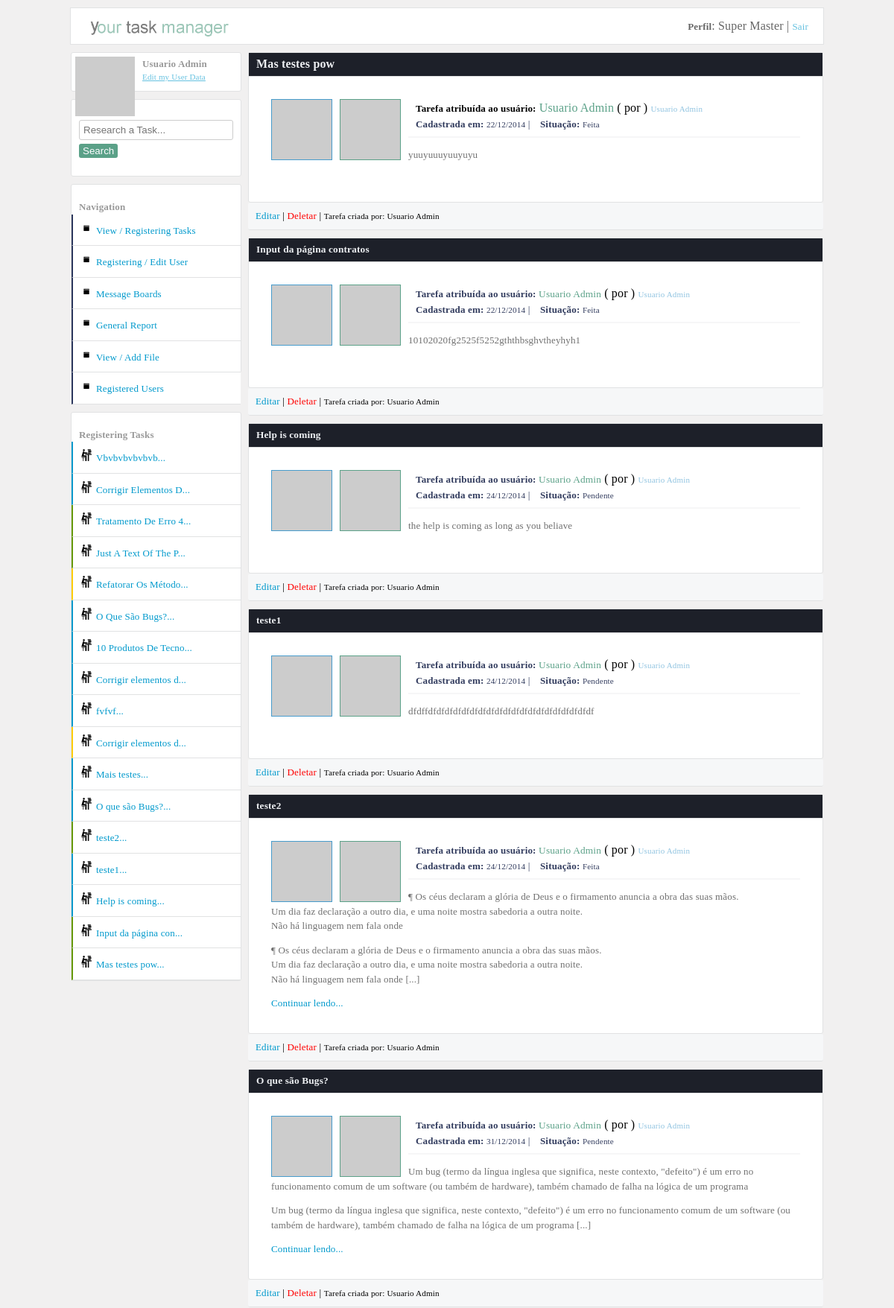
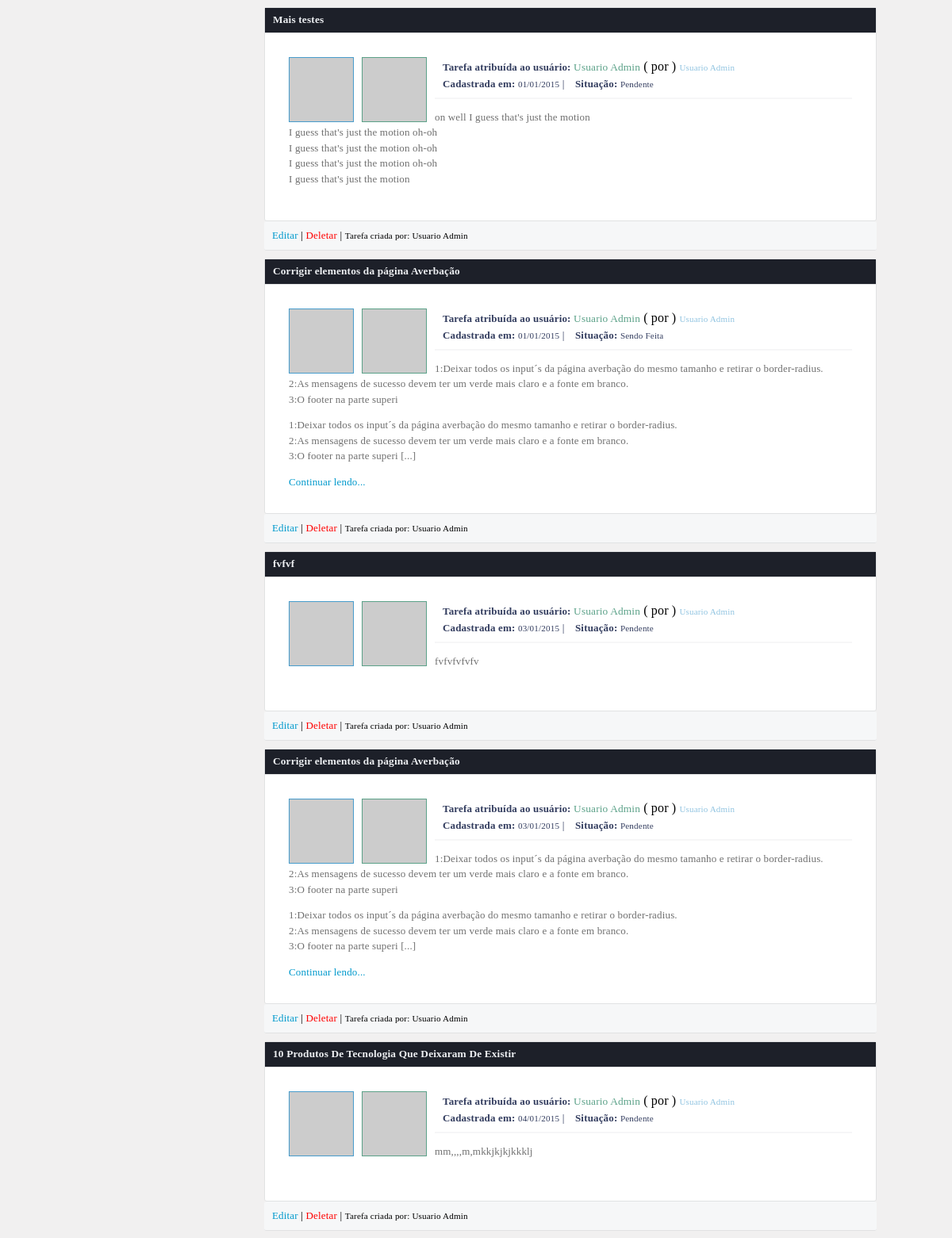
The app's page /dashboard.php?tarefasCadaUsuario&id=12 (signed in, upper part) with its own data (2 pictures, top to bottom).
### tables this page shows
CREATE TABLE IF NOT EXISTS `tarefas` (
  `id` int(11) NOT NULL AUTO_INCREMENT,
  `titulo` varchar(50) NOT NULL,
  `texto` text NOT NULL,
  `vinculoUsuario` int(11) NOT NULL,
  `dataCadastro` varchar(10) NOT NULL,
  `situacao` int(11) DEFAULT NULL,
  `dataAcao` varchar(10) DEFAULT NULL,
  `criadorDaTarefa` int(11) NOT NULL,
  PRIMARY KEY (`id`),
  KEY `fk_criador_da_tarefa` (`criadorDaTarefa`),
  KEY `fk_quem_vai_fazer_a_tarefa` (`vinculoUsuario`)
);

CREATE TABLE IF NOT EXISTS `usuarios` (
  `id` int(11) NOT NULL AUTO_INCREMENT,
  `nome` varchar(40) NOT NULL,
  `login` varchar(40) NOT NULL,
  `senha` varchar(10) NOT NULL,
  `dataCadastro` varchar(10) NOT NULL,
  `perfil` int(11) NOT NULL,
  `perfil_master_master` int(11) DEFAULT NULL,
  PRIMARY KEY (`id`)
);

### config/Container.class.php (called while the page is built, shortened)
<?php
class Container
{
	public static function getUsuario()
	{
		$usuario = new UsuarioModel(self::getConexao());
		return $usuario;
	}
	public static function getConexao()
	{
		return $conexao = Conexao::connect();
	}
}

### models/UsuarioModel.class.php (called while the page is built, shortened)
<?php
class UsuarioModel
{
	private $tableName = "usuarios";
	private $db;
	public function __construct(PDO $conexao)
	{
		$this->db = $conexao;
	}
	public function listarWhere($campo, $valor)
	{
		if ($campo == "id")
		{
			$valor = (int) $valor;
		}
		$query = $this->db->prepare("select * from {$this->tableName} where {$campo} = ?");
		$query->execute(array($valor));
		return $query->fetchAll(PDO::FETCH_OBJ);
	}
	public function colecaoUsuarioTarefas()
	{
		$query = $this->db->prepare("select usuarios.id as idUsuario, tarefas.id as idTarefas,
        nome, login, perfil, usuarios.dataCadastro as usuarioDataDoCadastro,
        titulo, texto, tarefas.dataCadastro as tarefasDataDoCadastro,
        situacao, dataAcao, criadorDaTarefa, vinculoUsuario
        from usuarios join tarefas on tarefas.criadorDaTarefa =
        usuarios.id order by tarefas.id desc");
        $query->execute();
		return $query->fetchAll(PDO::FETCH_OBJ);
	}
	public function colecaoUsuarioTarefasWhere($campo, $valor)
	{
		$query = $this->db->prepare("select usuarios.id as idUsuario, tarefas.id as idTarefas,
        nome, login, perfil, usuarios.dataCadastro as usuarioDataDoCadastro,
        titulo, texto, tarefas.dataCadastro as tarefasDataDoCadastro,
        situacao, dataAcao, criadorDaTarefa, vinculoUsuario
        from usuarios join tarefas on tarefas.criadorDaTarefa =
        usuarios.id where {$campo} = ?");
        $query->execute(array($valor));
		return $query->fetchAll(PDO::FETCH_OBJ);
	}
	public function __destruct()
	{
		$fechaConexao = $this->db = null;
	}
}

### utilidades/functions.php (called while the page is built, shortened)
<?php
function DelimitarPorTamnho($entrada,$tamanho,$acabamento)
{
	$saida = str_split($entrada,$tamanho);
  return $saida[0].$acabamento;
}
function Delimitar($d,$entrada,$p)
{
	$saida = explode($d,$entrada);
	return $saida[$p];
}
function situacaoTarefa($situacao)
{
	if ($situacao == "1")
	{
		return "Pendente";
	}
	elseif ($situacao == "2")
	{
		return "Sendo Feita";
	}
	elseif ($situacao == "3")
	{
		return "Feita";
	}
}
function requisicaoGravatarAPI($email,$size)
{
   return $grav_url = "http://www.gravatar.com/avatar/" . md5( strtolower( trim( $email ) ) ) . "?s=" . $size;
}

### config/translation_en.php (called while the page is built, shortened)
<?php
$captions_menu_left["caption_menu_left_perfil"] = "Edit my User Data";
$captions_menu_left["caption_menu_left_input"] = "Research a Task...";
$captions_menu_left["caption_menu_left_button_pesquisar"] = "Search";
$captions_menu_left["caption_menu_left_navigation"] = "Navigation";
$captions_menu_left["01"] = "View / Registering Tasks";
$captions_menu_left["02"] = "Registering / Edit User";
$captions_menu_left["03"] = "Message Boards";
$captions_menu_left["04"] = "General Report";
$captions_menu_left["05"] = "Registered Users";
$captions_menu_left["06"] = "View / Add File";
$captions_menu_left["caption_menu_left_usuarios"] = "Users";
$captions_menu_left["caption_menu_left_descricao_de_acao"] = "Click on the users for list every tasks registered for them";
$captions_menu_left["caption_menu_left_tarefas"] = "Registering Tasks";

### layout_parts/area_result_post_cada_usuario.php (the view, shortened to what this page needs)
<?php
foreach($usuario->colecaoUsuarioTarefasWhere("criadorDaTarefa",$id) as $listar):
	$emailCriadorTarefa = $listar->login;
foreach($usuario->listarWhere("id",$listar->vinculoUsuario) as $list)
{
	$_nomeDoUsuarioTarefaAtibuida = $list->nome;
	$emailVinculoUsuario = $list->login;
}
?>
<section class="areas apresenta-tarefas">
<h1 class="h1-title-tarefas"><?php echo $listar->titulo; ?></h1>
<div class="info-areas">
<img class="img-perfil-recados criador" src="<?php echo requisicaoGravatarAPI($emailCriadorTarefa,40); ?>" alt="" />
<img class="img-perfil-recados recebeu" src="<?php echo requisicaoGravatarAPI($emailVinculoUsuario,40); ?>" alt="" />
<b>Tarefa atribuída ao usuário:</b> <span class="time-line-nome"><?php echo $_nomeDoUsuarioTarefaAtibuida; ?></span></small> ( por ) <small><span class="time-line-data"><?php echo $listar->nome; ?></span><br>
<b>Cadastrada em:</b> <small><?php echo $listar->tarefasDataDoCadastro; ?></small> |
<b>Situação:</b> <small><?php echo situacaoTarefa($listar->situacao); ?></small> <br>
<hr>
<p><?php echo nl2br(DelimitarPorTamnho($listar->texto, 200, "")); ?></p>
<?php
if (strlen($listar->texto) > 200):
?>
<p><?php echo nl2br(DelimitarPorTamnho($listar->texto, 200, " [...]")); ?></p>
<a href="visualizar_tarefa_completa.php?textoCompleto&id=<?php echo $listar->idTarefas; ?>" title="Ler a tarefa completa">Continuar lendo...</a>
<?php endif; ?>
</div>
</section>
<div class="footer-areas">
<?php
if ($_SESSION["perfil"] == "1")
{
	include("controle_editar_deletar_tarefas.php");
}
?>
</div>
<?php endforeach; ?>

### layout_parts/controle_editar_deletar_tarefas.php (shortened to what this page needs)
<a href="editar_tarefas.php?editar&id=<?php echo $listar->idTarefas;?>" class="editar" title="Editar essa Tarefa">Editar</a> |
<a href="tarefa_controller.php?deletar&id=<?php echo $listar->idTarefas;?>" class="deletar" title="Deletar essa Tarefa">Deletar</a> |
<small>Tarefa criada por: <?php echo $listar->nome; ?></small>

### layout_parts/area_left.php (shortened to what this page needs)
<div id="main-area-left">
<section class="left">
<img class="img-perfil-recados-banner" src="<?php echo requisicaoGravatarAPI($_SESSION["login"],40); ?>" alt="" />
<div class="inperfil">
    <b><?php echo Delimitar(" ",$_SESSION["nome"],0) . " " . Delimitar(" ",$_SESSION["nome"],1); ?></b> <br>
    <a href="alterar_meus_dados.php?alterarMeusDados"><?php echo $captions_menu_left["caption_menu_left_perfil"]; ?></a>
</div>
</section>
<section class="left">
<div class="div_oculta_left">
<form method="get" action="dashboard.php">
	<input type="search" name="input_pesquisa" id="input_pesquisa" placeholder="<?php echo $captions_menu_left["caption_menu_left_input"]; ?>">
	<button type="submit" class="button-postar"><?php echo $captions_menu_left["caption_menu_left_button_pesquisar"] ; ?></button>
</form>
</div>
</section>
<section class="left">
<br>
<b><?php echo $captions_menu_left["caption_menu_left_navigation"]; ?></b>
<ul id="menu-left" class="cadastrar-usuario">
	<li><a href="dashboard.php?pagina=0"><?php echo $captions_menu_left["01"]; ?></a></li>
	<?php if ($_SESSION["perfil"] == "1"): ?>
	<li><a href="cadastrar_usuarios.php"><?php echo $captions_menu_left["02"]; ?></a></li>
	<?php endif; ?>
	<li><a href="pagina_de_recados.php"><?php echo $captions_menu_left["03"]; ?></a></li>
	<li><a href="relatorio_geral.php"><?php echo $captions_menu_left["04"]; ?></a></li>
	<li><a href="adicionar_arquivos.php"><?php echo $captions_menu_left["06"]; ?></a></li>
</ul>
</section>
<ul id="menu-left" class="cadastrar-usuario">
<li><a href="#" class="show_menu_usuarios_cadastrados"><?php echo $captions_menu_left["05"]; ?></a></li>
</ul>
<section class="left">
<br>
<b><?php echo $captions_menu_left["caption_menu_left_tarefas"]; ?></b>
<ul id="menu-left" class="cadastrar-usuario">
	<?php
	$destacaSituacao = "";
	foreach($usuario->colecaoUsuarioTarefas() as $listar):
	if ($listar->situacao == "1")
	{
        $destacaSituacao = "pendente";
	}
	elseif ($listar->situacao == "2")
	{
		$destacaSituacao = "sendoFeita";
	}
	elseif ($listar->situacao == "3")
	{
		$destacaSituacao = "feita";
	}
	?>
	  <li><a class="link-arquivos <?php echo $destacaSituacao; ?>" href="visualizar_tarefa_completa.php?textoCompleto&id=<?php echo $listar->idTarefas; ?>" title="<?php echo $listar->titulo . ": (" . $listar->tarefasDataDoCadastro ." )"; ?>"><?php echo DelimitarPorTamnho($listar->titulo, 20, "..."); ?></a></li>
    <?php endforeach; ?>
</ul>
</section>
</div>

### css/style.css (style rules this page uses)
body { background:#e9eaed; font-family:Tahoma!important; margin:0; margin-bottom:20px; margin-top:10px; font-family: "freight-text-pro",Georgia,Cambria,"Times New Roman",Times,serif; letter-spacing: 0.01rem; font-weight: 400; font-style: normal; line-height: 1.5; background-image:url("css_img/fundo.jpg")!important; background-attachment: fixed; background:#f1f0f0!important; }
.areas { width:750px; height:auto; min-height:200px; background:#ffffff; margin:auto; border-radius:3px; border:1px solid #e1e2e3; margin-top:0px; padding:10px; }
.apresenta-tarefas h1 { display:block; padding:10px; padding-bottom:1px; background:#f6f7f8; padding-top:0!important; line-height:30px!important; border-bottom:1px solid #e1e2e3; margin-bottom:0!important; }
.apresenta-tarefas { padding:0; width:770px; }
.apresenta-tarefas small { color:#333d5f; }
hr { opacity:0.30; border:1px solid #e1e2e3; }
.info-areas { padding:30px; font-family: "freight-text-pro",Georgia,Cambria,"Times New Roman",Times,serif; letter-spacing: 0.01rem; font-weight: 400; font-style: normal; line-height: 1.5; }
.info-areas p { font-size:15px; }
.footer-areas { display:block; padding:0; background:#f6f7f8; padding-top:3!important; padding-bottom:3!important; line-height:30px!important; border-bottom:1px solid #e1e2e3; min-height:10px; border-radius:3px; border-left:0; border-right:0; padding-left:10px; margin-bottom:10px; }
.areas p { color:#333333; }
.areas h1,h2,h3,h4 { margin:0; margin-bottom:10px; color:#999999; }
.button-postar { padding:5px; background:#46629e; border:1px solid #476199; border-radius:3px; color:white; margin:11px 0px; cursor:pointer; font-weight:bold; }
#main-area-left { width:229px; }
.left { width:227px; background:white; height:auto; margin-top:10px; border:1px solid #e1e2e3; border-radius:3px; }
.left b { margin-left:10px; margin-top:10px!important; color:#999999; }
input { width:300px; padding:5px; border-radius:3px; border:1px solid #cccccc; outline:none; margin-top:5px; margin-bottom:5px; }
button { margin-top:8px; }
a { color:#0099cc; font-size:13px; text-decoration:none; }
ul { margin:0; padding:0; list-style:none; }
#menu-left a { display:block; padding:10px; background:white; border-bottom:1px solid #e1e2e3; border-left:2px solid #2c375d; }
.cadastrar-usuario a::before { content: url(css_img/icone_cadastrar_usuario.png); margin-right:5px; }
.link-arquivos::before { content: url(css_img/icone_arquivos.png)!important; margin-right:5px; }
.deletar { color:#ff0000; }
.h1-title-tarefas { background:#46629e!important; color:white!important; }
.show_menu_usuarios_cadastrados { display:block; padding-top:10px; padding-bottom:10px; background:white; width:205px; border-left:2px solid #009900; margin-left:1px; margin-top:-1px; }
.div_oculta_left { padding:10px; padding-bottom:0; }
.div_oculta_left input { width:207px; }
.div_oculta_left button { margin-top:0px; padding-top:2px; padding-bottom:2px; font-weight:normal; }
.corpo-recado b, p { opacity:0.70; font-size:13px!important; }
.h1-title-tarefas { background:#1d2029!important; color:#edeff2!important; }
button { background:#5ba188!important; color:#fdfcff!important; border:0!important; }
.time-line-nome { color:#5ba188!important; }
.time-line-data { color:#479ccc; opacity:0.60; font-size:11px!important; margin:0!important; }
.img-perfil-recados { display:block; float:left; margin-right:10px; border:1px solid #f0f1f2; }
.criador { border:1px solid #479ccc!important; }
.recebeu { border:1px solid #5ba188!important; }
.img-perfil-recados-banner { display:block; float:left; margin-left:5px; margin-top:5px; }
.inperfil { padding:10px; padding-top:5px!important; }
.inperfil a, b { font-size:13px; margin:0!important; margin-left:10px!important; margin-bottom:0!important; }
.inperfil a { text-decoration:underline; opacity:0.60; font-size:11px; }
.feita { border-left:2px solid #669900!important; }
.sendoFeita { border-left:2px solid #ffcc00!important; }
.pendente { border-left:2px solid #0099cc!important; }

### css/SimpleAnimationCSS.css (style rules this page uses)
.comes-here { -webkit-animation:comes-here 1.5s 1; -moz-animation:comes-here 1.5s 1; -o-animation:comes-here 1.5s 1; -ms-animation:comes-here 1.5s 1; }

### records on screen
tarefas: titulo "Mas testes pow", criadorDaTarefa.nome "Usuario Admin", dataCadastro "22/12/2014", situacao "Feita", texto "yuuyuuuyuuyuyu", titulo "Mas testes pow..."
tarefas: titulo "Input da página contratos", criadorDaTarefa.nome "Usuario Admin", dataCadastro "22/12/2014", situacao "Feita", texto "10102020fg2525f5252gththbsghvtheyhyh1", titulo "Input da página con..."
tarefas: titulo "Help is coming", criadorDaTarefa.nome "Usuario Admin", dataCadastro "24/12/2014", situacao "Pendente", texto "the help is coming as long as you beliave", titulo "Help is coming..."
tarefas: titulo "teste1", criadorDaTarefa.nome "Usuario Admin", dataCadastro "24/12/2014", situacao "Pendente", texto "dfdffdfdfdfdfdfdfdfdfdfdfdfdfdfdfdfdfdfdfdfdf", titulo "teste1..."
tarefas: titulo "teste2", criadorDaTarefa.nome "Usuario Admin", dataCadastro "24/12/2014", situacao "Feita", texto "¶ Os céus declaram a glória de Deus e o firmamento anuncia a obra das suas mãos. Um dia faz declaração a outro dia, e uma noite mostra sabedoria a outra noite. Não há linguagem nem fala onde", texto "¶ Os céus declaram a glória de Deus e o firmamento anuncia a obra das suas mãos. Um dia faz declaração a outro dia, e uma noite mostra sabedoria a outra noite. Não há linguagem nem fala onde [...]", titulo "teste2..."
tarefas: titulo "O que são Bugs?", criadorDaTarefa.nome "Usuario Admin", dataCadastro "31/12/2014", situacao "Pendente", texto "Um bug (termo da língua inglesa que significa, neste contexto, \"defeito\") é um erro no funcionamento comum de um software (ou também de hardware), também chamado de falha na lógica de um programa", texto "Um bug (termo da língua inglesa que significa, neste contexto, \"defeito\") é um erro no funcionamento comum de um software (ou também de hardware), também chamado de falha na lógica de um programa [...]", titulo "O que são Bugs?..."
tarefas: titulo "Mais testes", criadorDaTarefa.nome "Usuario Admin", dataCadastro "01/01/2015", situacao "Pendente", texto "on well I guess that's just the motion I guess that's just the motion oh-oh I guess that's just the motion oh-oh I guess that's just the motion oh-oh I guess that's just the motion", titulo "Mais testes..."
tarefas: titulo "Corrigir elementos da página Averbação", criadorDaTarefa.nome "Usuario Admin", dataCadastro "01/01/2015", situacao "Sendo Feita", texto "1:Deixar todos os input´s da página averbação do mesmo tamanho e retirar o border-radius. 2:As mensagens de sucesso devem ter um verde mais claro e a fonte em branco. 3:O footer na parte superi", texto "1:Deixar todos os input´s da página averbação do mesmo tamanho e retirar o border-radius. 2:As mensagens de sucesso devem ter um verde mais claro e a fonte em branco. 3:O footer na parte superi [...]", titulo "Corrigir elementos d..."
tarefas: titulo "fvfvf", criadorDaTarefa.nome "Usuario Admin", dataCadastro "03/01/2015", situacao "Pendente", texto "fvfvfvfvfv", titulo "fvfvf..."
tarefas: titulo "Corrigir elementos da página Averbação", criadorDaTarefa.nome "Usuario Admin", dataCadastro "03/01/2015", situacao "Pendente", texto "1:Deixar todos os input´s da página averbação do mesmo tamanho e retirar o border-radius. 2:As mensagens de sucesso devem ter um verde mais claro e a fonte em branco. 3:O footer na parte superi", texto "1:Deixar todos os input´s da página averbação do mesmo tamanho e retirar o border-radius. 2:As mensagens de sucesso devem ter um verde mais claro e a fonte em branco. 3:O footer na parte superi [...]", titulo "Corrigir elementos d..."
tarefas: titulo "10 Produtos De Tecnologia Que Deixaram De Existir", criadorDaTarefa.nome "Usuario Admin", dataCadastro "04/01/2015", situacao "Pendente", texto "mm,,,,m,mkkjkjkjkkklj", titulo "10 Produtos De Tecno..."
usuarios: nome "Usuario", nome "Admin"
tarefas: titulo "Vbvbvbvbvbvb..."
tarefas: titulo "Corrigir Elementos D..."
tarefas: titulo "Tratamento De Erro 4..."
tarefas: titulo "Just A Text Of The P..."
tarefas: titulo "Refatorar Os Método..."
tarefas: titulo "O Que São Bugs?..."

### other values on screen
$tipoPerfil "Super Master"
$captions_menu_left["caption_menu_left_perfil"] "Edit my User Data"
$captions_menu_left["caption_menu_left_button_pesquisar"] "Search"
$captions_menu_left["caption_menu_left_navigation"] "Navigation"
$captions_menu_left["01"] "View / Registering Tasks"
$captions_menu_left["02"] "Registering / Edit User"
$captions_menu_left["03"] "Message Boards"
$captions_menu_left["04"] "General Report"
$captions_menu_left["06"] "View / Add File"
$captions_menu_left["05"] "Registered Users"
$captions_menu_left["caption_menu_left_tarefas"] "Registering Tasks"
